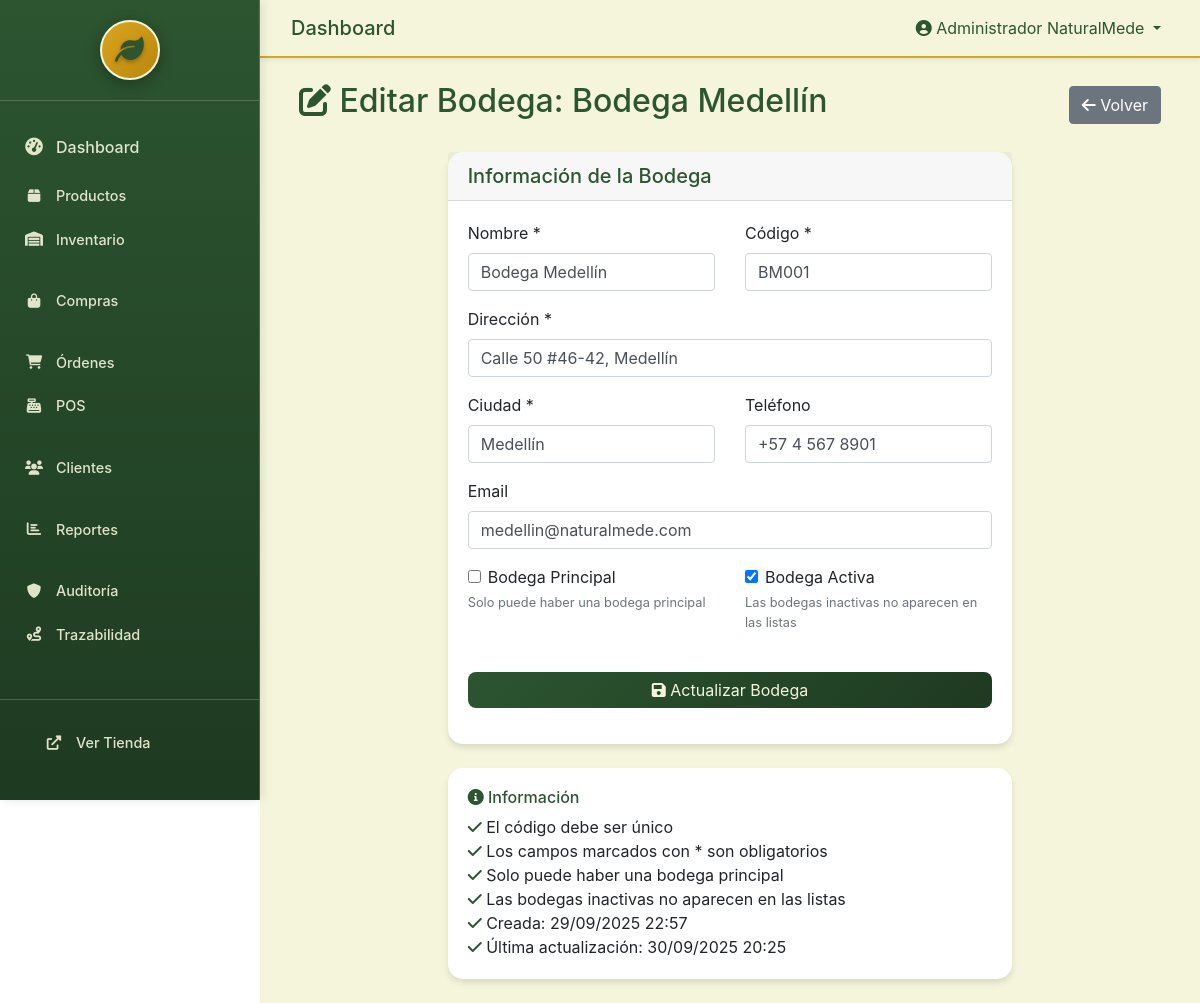
The app's page /admin-custom/inventory/warehouses/2/edit/ (signed in) with its own data.
### inventory/models.py (models this page shows, shortened)
class Warehouse(models.Model):
    name = models.CharField(max_length=100, verbose_name="Nombre")
    code = models.CharField(max_length=10, unique=True, verbose_name="Código")
    address = models.TextField(verbose_name="Dirección")
    city = models.CharField(max_length=100, verbose_name="Ciudad")
    phone = models.CharField(max_length=20, blank=True, verbose_name="Teléfono")
    email = models.EmailField(blank=True, verbose_name="Email")
    is_active = models.BooleanField(default=True, verbose_name="Activa")
    is_main = models.BooleanField(default=False, verbose_name="Principal")
    created_at = models.DateTimeField(auto_now_add=True, verbose_name="Creada en")
    updated_at = models.DateTimeField(auto_now=True, verbose_name="Actualizada en")
    class Meta:
        verbose_name = "Bodega"
        verbose_name_plural = "Bodegas"
        ordering = ['name']

### custom_admin/views.py (the view, shortened to what this page needs)
# urls.py: path('inventory/warehouses/<int:warehouse_id>/edit/', views.admin_edit_warehouse, name='admin_edit_warehouse'),
@login_required
def admin_edit_warehouse(request, warehouse_id):
    warehouse = get_object_or_404(Warehouse, id=warehouse_id)
    context = {'warehouse': warehouse}
    return render(request, 'custom_admin/edit_warehouse.html', context)

### custom_admin/templates/custom_admin/edit_warehouse.html (shortened to what this page needs)
{% extends 'custom_admin/base.html' %}
{% load static %}
{% block content %}
<div class="container-fluid">
    <div class="row">
        <div class="col-12">
            <div class="d-flex justify-content-between align-items-center mb-4">
                <h2><i class="fas fa-edit"></i> Editar Bodega: {{ warehouse.name }}</h2>
                <a href="{% url 'custom_admin:admin_warehouse_management' %}" class="btn btn-secondary">
                    <i class="fas fa-arrow-left"></i> Volver
                </a>
            </div>
            <div class="row justify-content-center">
                <div class="col-md-8">
                    <div class="card">
                        <div class="card-header">
                            <h5 class="mb-0">Información de la Bodega</h5>
                        </div>
                        <div class="card-body">
                            <form method="post">
                                <div class="row">
                                    <div class="col-md-6">
                                        <div class="form-group">
                                            <label for="name" class="form-label">Nombre *</label>
                                            <input type="text" class="form-control" id="name" name="name"
                                                   value="{{ warehouse.name }}" required placeholder="Ej: Bodega Principal">
                                        </div>
                                    </div>
                                    <div class="col-md-6">
                                        <div class="form-group">
                                            <label for="code" class="form-label">Código *</label>
                                            <input type="text" class="form-control" id="code" name="code"
                                                   value="{{ warehouse.code }}" required placeholder="Ej: BOD001" maxlength="10">
                                        </div>
                                    </div>
                                </div>
                                <div class="form-group">
                                    <label for="address" class="form-label">Dirección *</label>
                                    <input type="text" class="form-control" id="address" name="address"
                                           value="{{ warehouse.address }}" required placeholder="Dirección completa">
                                </div>
                                <div class="row">
                                    <div class="col-md-6">
                                        <div class="form-group">
                                            <label for="city" class="form-label">Ciudad *</label>
                                            <input type="text" class="form-control" id="city" name="city"
                                                   value="{{ warehouse.city }}" required placeholder="Ciudad">
                                        </div>
                                    </div>
                                    <div class="col-md-6">
                                        <div class="form-group">
                                            <label for="phone" class="form-label">Teléfono</label>
                                            <input type="tel" class="form-control" id="phone" name="phone"
                                                   value="{{ warehouse.phone }}" placeholder="Teléfono de contacto">
                                        </div>
                                    </div>
                                </div>
                                <div class="form-group">
                                    <label for="email" class="form-label">Email</label>
                                    <input type="email" class="form-control" id="email" name="email"
                                           value="{{ warehouse.email }}" placeholder="Email de contacto">
                                </div>
                                <div class="row">
                                    <div class="col-md-6">
                                        <div class="form-group">
                                            <div class="form-check">
                                                <input class="form-check-input" type="checkbox" id="is_main" name="is_main"
                                                       {% if warehouse.is_main %}checked{% endif %}>
                                                <label class="form-check-label" for="is_main">
                                                    Bodega Principal
                                                </label>
                                            </div>
                                            <small class="form-text text-muted">
                                                Solo puede haber una bodega principal
                                            </small>
                                        </div>
                                    </div>
                                    <div class="col-md-6">
                                        <div class="form-group">
                                            <div class="form-check">
                                                <input class="form-check-input" type="checkbox" id="is_active" name="is_active"
                                                       {% if warehouse.is_active %}checked{% endif %}>
                                                <label class="form-check-label" for="is_active">
                                                    Bodega Activa
                                                </label>
                                            </div>
                                            <small class="form-text text-muted">
                                                Las bodegas inactivas no aparecen en las listas
                                            </small>
                                        </div>
                                    </div>
                                </div>
                                <div class="form-group mt-4">
                                    <button type="submit" class="btn btn-primary btn-block">
                                        <i class="fas fa-save"></i> Actualizar Bodega
                                    </button>
                                </div>
                            </form>
                        </div>
                    </div>
                    <div class="card mt-4">
                        <div class="card-body">
                            <h6><i class="fas fa-info-circle"></i> Información</h6>
                            <ul class="list-unstyled mb-0">
                                <li><i class="fas fa-check text-success"></i> El código debe ser único</li>
                                <li><i class="fas fa-check text-success"></i> Los campos marcados con * son obligatorios</li>
                                <li><i class="fas fa-check text-success"></i> Solo puede haber una bodega principal</li>
                                <li><i class="fas fa-check text-success"></i> Las bodegas inactivas no aparecen en las listas</li>
                                <li><i class="fas fa-check text-success"></i> Creada: {{ warehouse.created_at|date:"d/m/Y H:i" }}</li>
                                <li><i class="fas fa-check text-success"></i> Última actualización: {{ warehouse.updated_at|date:"d/m/Y H:i" }}</li>
                            </ul>
                        </div>
                    </div>
                </div>
            </div>
        </div>
    </div>
</div>
{% endblock %}

### custom_admin/templates/custom_admin/base.html (shortened to what this page needs)
{% load static %}
<!DOCTYPE html>
<html lang="es">
<head>
    <link href="https://cdn.jsdelivr.net/npm/bootstrap@4.5.2/dist/css/bootstrap.min.css" rel="stylesheet">
    <link href="https://cdnjs.cloudflare.com/ajax/libs/font-awesome/6.0.0/css/all.min.css" rel="stylesheet">
    <link href="https://cdn.jsdelivr.net/npm/select2@4.1.0-rc.0/dist/css/select2.min.css" rel="stylesheet" />
</head>
<body>
    <div class="sidebar" id="sidebar">
        <div class="sidebar-header">
            <div class="text-center">
                <div class="logo-container">
                    <div class="logo-fallback" style="display: none;">
                        <div class="logo-circle">
                            <i class="fas fa-leaf logo-icon"></i>
                        </div>
                    </div>
                </div>
            </div>
        </div>
        <div class="sidebar-nav">
            <nav class="nav flex-column">
                <a class="nav-link {% if request.resolver_match.url_name == 'admin_dashboard' %}active{% endif %}" href="{% url 'custom_admin:admin_dashboard' %}">
                    <i class="fas fa-tachometer-alt"></i> Dashboard
                </a>
                <div class="nav-section">
                    <a class="nav-link {% if request.resolver_match.url_name == 'admin_products' %}active{% endif %}" href="{% url 'custom_admin:admin_products' %}">
                        <i class="fas fa-box"></i> Productos
                    </a>
                    <a class="nav-link {% if request.resolver_match.url_name == 'admin_inventory' %}active{% endif %}" href="{% url 'custom_admin:admin_inventory' %}">
                        <i class="fas fa-warehouse"></i> Inventario
                    </a>
                </div>
                <div class="nav-section">
                    <a class="nav-link {% if 'purchases' in request.resolver_match.namespace %}active{% endif %}" href="{% url 'purchases:dashboard' %}">
                        <i class="fas fa-shopping-bag"></i> Compras
                    </a>
                </div>
                <div class="nav-section">
                    <a class="nav-link {% if request.resolver_match.url_name == 'admin_orders' %}active{% endif %}" href="{% url 'custom_admin:admin_orders' %}">
                        <i class="fas fa-shopping-cart"></i> Órdenes
                    </a>
                    <a class="nav-link {% if request.resolver_match.url_name == 'admin_pos' %}active{% endif %}" href="{% url 'custom_admin:admin_pos' %}">
                        <i class="fas fa-cash-register"></i> POS
                    </a>
                </div>
                <div class="nav-section">
                    <a class="nav-link {% if request.resolver_match.url_name == 'admin_customers' %}active{% endif %}" href="{% url 'custom_admin:admin_customers' %}">
                        <i class="fas fa-users"></i> Clientes
                    </a>
                </div>
                <div class="nav-section">
                    <a class="nav-link {% if request.resolver_match.url_name == 'admin_reports' %}active{% endif %}" href="{% url 'custom_admin:admin_reports' %}">
                        <i class="fas fa-chart-bar"></i> Reportes
                    </a>
                </div>
                <div class="nav-section">
                    <a class="nav-link {% if request.resolver_match.url_name == 'audit:dashboard' %}active{% endif %}" href="{% url 'audit:dashboard' %}">
                        <i class="fas fa-shield-alt"></i> Auditoría
                    </a>
                    <a class="nav-link {% if 'inventory_trace' in request.resolver_match.url_name %}active{% endif %}" href="{% url 'audit:inventory_trace_dashboard' %}">
                        <i class="fas fa-route"></i> Trazabilidad
                    </a>
                </div>
            </nav>
        </div>
        <div class="sidebar-footer">
            <div class="nav-section">
                <a class="nav-link" href="/">
                    <i class="fas fa-external-link-alt"></i> Ver Tienda
                </a>
            </div>
        </div>
    </div>
    <div class="main-content">
        <nav class="navbar navbar-expand-lg navbar-custom">
            <div class="container-fluid">
                <span class="navbar-brand mb-0 h1">
                    {% block page_title %}Dashboard{% endblock %}
                </span>
                <div class="navbar-nav ml-auto">
                    <div class="nav-item dropdown">
                        <a class="nav-link dropdown-toggle" href="#" id="navbarDropdown" role="button" data-toggle="dropdown">
                            <i class="fas fa-user-circle"></i> {{ user.get_full_name|default:user.username }}
                        </a>
                    </div>
                </div>
            </div>
        </nav>
        <div class="container-fluid p-4">
            {% block content %}{% endblock %}
        </div>
    </div>
</body>
</html>

### records on screen
Warehouse: name "Bodega Medellín", code "BM001", address "Calle 50 #46-42, Medellín", city "Medellín", phone "+57 4 567 8901", email "medellin@naturalmede.com", is_active "☑", created_at "29/09/2025 22:57", updated_at "30/09/2025 20:25"

### other values on screen
{{ user.get_full_name|default:user.username }} "Administrador NaturalMede"
